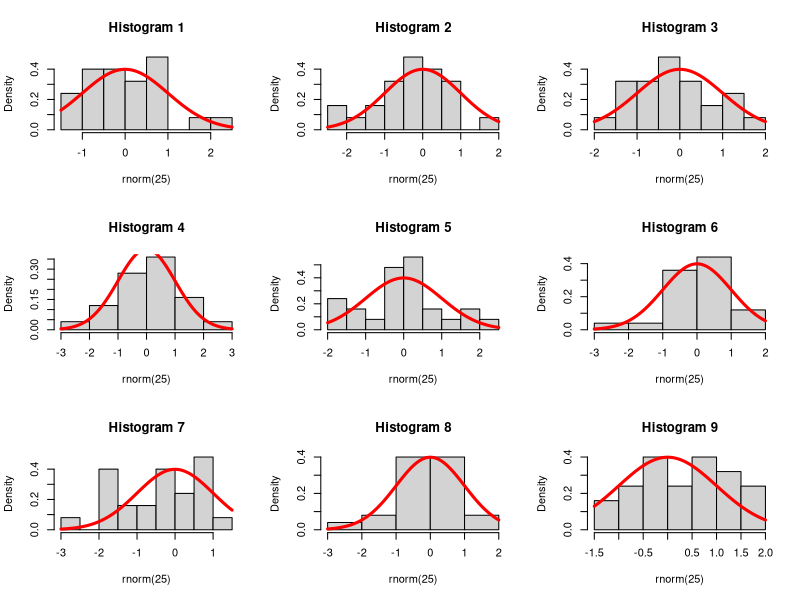
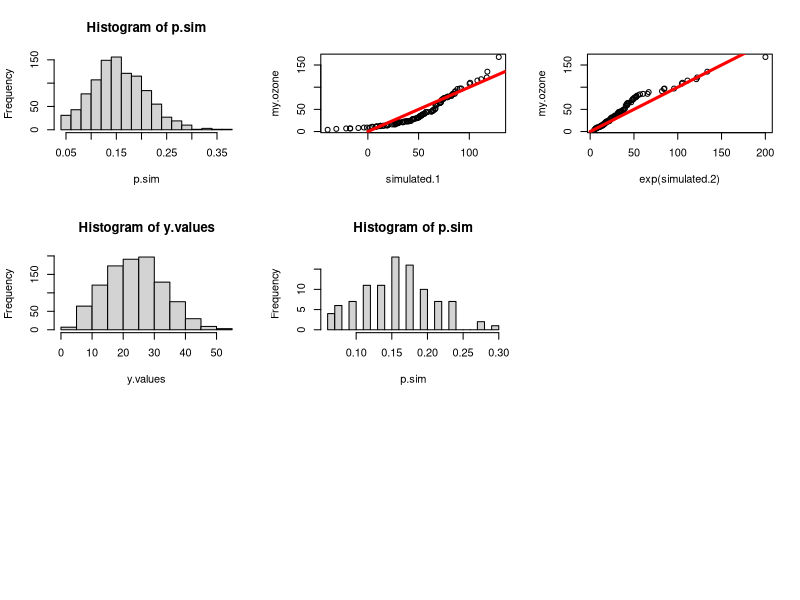

Generate these figures, in order, with R:
## R course: Tenth lesson


## Exercise 10.1

par(mfrow=c(3,3))

set.seed(779)

for(i in 1:9){
  hist(rnorm(25), probability=TRUE,main=paste("Histogram",i))
  curve(dnorm,add=TRUE,col="red",lwd=3)
}



## Random exercise 

doone <- function(x) {
  x <- rbinom(1, 50, 1/6)
  p <- x/50
  p
}
p.sim <- replicate(1000, doone())
hist(p.sim, breaks = 15)



## Exercise 10.2

my.ozone<-airquality$Ozone[!is.na(airquality$Ozone) & airquality$Ozone>1]

# First
mean.1<-mean(my.ozone)
sd.1<-sd(my.ozone)

length(my.ozone)

set.seed(55789)
simulated.1<-rnorm(115,mean=mean.1,sd=sd.1)

qqplot(simulated.1,my.ozone)
lines(0:200,0:200,type="l",lwd=3,col="red")

# Second
mean.2<-mean(log(my.ozone))
sd.2<-sd(log(my.ozone))

set.seed(8942)
simulated.2<-rnorm(115,mean=mean.2,sd=sd.2)

qqplot(exp(simulated.2),my.ozone)
lines(0:200,0:200,type="l",lwd=3,col="red")



## Exercise 10.3

doone <- function(){
  x <- sum(sample(1:6,2,replace=TRUE))
  y <- sum(sample(1:6,x,replace=TRUE))
  y
}

set.seed(457778) 
y.values<-replicate(1000,doone())
hist(y.values) 



## Quiz

rnorm(3, mean=2, sd=1)

n<-1000 
doone <- function(){ 
  x<-rbinom(1,50,1/6) 
  p<-x/50 
  p 
} 
p.sim<-replicate(n,doone())
p.sim

doone <- function(){ 
  x<-rbinom(1,50,1/6) 
  p<-x/50 
  p 
} 
p.sim<-replicate(100,doone()) 
hist(p.sim,breaks=20)



## Lab

setwd("/home/alejandro/repositories_per/r/r-scripts/edx_course/resources")

my.data <- read.csv("data.lab10.csv")
data1<-my.data$systolic.bp[my.data$Genotype=="BA"]
data2<-my.data$systolic.bp[my.data$Genotype=="BB"]

testResult <- t.test(data1,data2)
testResult
